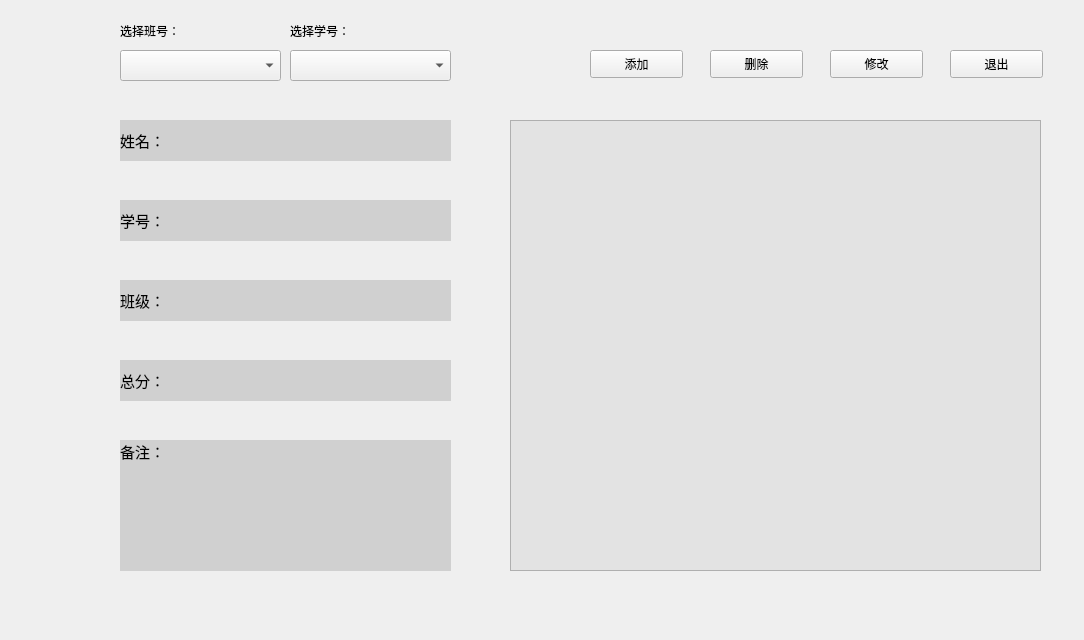
<?xml version="1.0" encoding="UTF-8"?>
<ui version="4.0">
 <class>Search</class>
 <widget class="QWidget" name="Search">
  <property name="geometry">
   <rect>
    <x>0</x>
    <y>0</y>
    <width>1084</width>
    <height>640</height>
   </rect>
  </property>
  <property name="windowTitle">
   <string>信息查询</string>
  </property>
  <widget class="QComboBox" name="GradeComboBox">
   <property name="geometry">
    <rect>
     <x>120</x>
     <y>50</y>
     <width>161</width>
     <height>31</height>
    </rect>
   </property>
  </widget>
  <widget class="QComboBox" name="NumComboBox">
   <property name="geometry">
    <rect>
     <x>290</x>
     <y>50</y>
     <width>161</width>
     <height>31</height>
    </rect>
   </property>
  </widget>
  <widget class="QTableView" name="ShowTable">
   <property name="geometry">
    <rect>
     <x>510</x>
     <y>120</y>
     <width>531</width>
     <height>451</height>
    </rect>
   </property>
   <property name="styleSheet">
    <string notr="true">background-color: rgb(227, 227, 227);</string>
   </property>
  </widget>
  <widget class="QLabel" name="LabName">
   <property name="geometry">
    <rect>
     <x>120</x>
     <y>120</y>
     <width>331</width>
     <height>41</height>
    </rect>
   </property>
   <property name="font">
    <font>
     <pointsize>11</pointsize>
     <weight>50</weight>
     <bold>false</bold>
    </font>
   </property>
   <property name="autoFillBackground">
    <bool>false</bool>
   </property>
   <property name="styleSheet">
    <string notr="true">background-color: rgb(208, 208, 208);</string>
   </property>
   <property name="frameShadow">
    <enum>QFrame::Sunken</enum>
   </property>
   <property name="midLineWidth">
    <number>1</number>
   </property>
   <property name="text">
    <string>姓名：</string>
   </property>
   <property name="scaledContents">
    <bool>false</bool>
   </property>
  </widget>
  <widget class="QLabel" name="LabRemark">
   <property name="geometry">
    <rect>
     <x>120</x>
     <y>440</y>
     <width>331</width>
     <height>131</height>
    </rect>
   </property>
   <property name="font">
    <font>
     <pointsize>11</pointsize>
     <weight>50</weight>
     <bold>false</bold>
    </font>
   </property>
   <property name="autoFillBackground">
    <bool>false</bool>
   </property>
   <property name="styleSheet">
    <string notr="true">background-color: rgb(208, 208, 208);</string>
   </property>
   <property name="frameShadow">
    <enum>QFrame::Sunken</enum>
   </property>
   <property name="midLineWidth">
    <number>1</number>
   </property>
   <property name="text">
    <string>备注：</string>
   </property>
   <property name="scaledContents">
    <bool>false</bool>
   </property>
   <property name="alignment">
    <set>Qt::AlignLeading|Qt::AlignLeft|Qt::AlignTop</set>
   </property>
  </widget>
  <widget class="QLabel" name="LabScore">
   <property name="geometry">
    <rect>
     <x>120</x>
     <y>360</y>
     <width>331</width>
     <height>41</height>
    </rect>
   </property>
   <property name="font">
    <font>
     <pointsize>11</pointsize>
     <weight>50</weight>
     <bold>false</bold>
    </font>
   </property>
   <property name="autoFillBackground">
    <bool>false</bool>
   </property>
   <property name="styleSheet">
    <string notr="true">background-color: rgb(208, 208, 208);</string>
   </property>
   <property name="frameShadow">
    <enum>QFrame::Sunken</enum>
   </property>
   <property name="midLineWidth">
    <number>1</number>
   </property>
   <property name="text">
    <string>总分：</string>
   </property>
   <property name="scaledContents">
    <bool>false</bool>
   </property>
  </widget>
  <widget class="QLabel" name="LabGrade">
   <property name="geometry">
    <rect>
     <x>120</x>
     <y>280</y>
     <width>331</width>
     <height>41</height>
    </rect>
   </property>
   <property name="font">
    <font>
     <pointsize>11</pointsize>
     <weight>50</weight>
     <bold>false</bold>
    </font>
   </property>
   <property name="autoFillBackground">
    <bool>false</bool>
   </property>
   <property name="styleSheet">
    <string notr="true">background-color: rgb(208, 208, 208);</string>
   </property>
   <property name="frameShadow">
    <enum>QFrame::Sunken</enum>
   </property>
   <property name="midLineWidth">
    <number>1</number>
   </property>
   <property name="text">
    <string>班级：</string>
   </property>
   <property name="scaledContents">
    <bool>false</bool>
   </property>
  </widget>
  <widget class="QLabel" name="LabNum">
   <property name="geometry">
    <rect>
     <x>120</x>
     <y>200</y>
     <width>331</width>
     <height>41</height>
    </rect>
   </property>
   <property name="font">
    <font>
     <pointsize>11</pointsize>
     <weight>50</weight>
     <bold>false</bold>
    </font>
   </property>
   <property name="autoFillBackground">
    <bool>false</bool>
   </property>
   <property name="styleSheet">
    <string notr="true">background-color: rgb(208, 208, 208);</string>
   </property>
   <property name="frameShadow">
    <enum>QFrame::Sunken</enum>
   </property>
   <property name="midLineWidth">
    <number>1</number>
   </property>
   <property name="text">
    <string>学号：</string>
   </property>
   <property name="scaledContents">
    <bool>false</bool>
   </property>
  </widget>
  <widget class="QPushButton" name="AlterButton">
   <property name="geometry">
    <rect>
     <x>830</x>
     <y>50</y>
     <width>93</width>
     <height>28</height>
    </rect>
   </property>
   <property name="text">
    <string>修改</string>
   </property>
  </widget>
  <widget class="QPushButton" name="OutButton">
   <property name="geometry">
    <rect>
     <x>950</x>
     <y>50</y>
     <width>93</width>
     <height>28</height>
    </rect>
   </property>
   <property name="text">
    <string>退出</string>
   </property>
  </widget>
  <widget class="QLabel" name="GradeListlabel">
   <property name="geometry">
    <rect>
     <x>120</x>
     <y>20</y>
     <width>81</width>
     <height>21</height>
    </rect>
   </property>
   <property name="text">
    <string>选择班号：</string>
   </property>
  </widget>
  <widget class="QLabel" name="NumListlabel">
   <property name="geometry">
    <rect>
     <x>290</x>
     <y>20</y>
     <width>81</width>
     <height>21</height>
    </rect>
   </property>
   <property name="text">
    <string>选择学号：</string>
   </property>
  </widget>
  <widget class="QPushButton" name="AddButton">
   <property name="geometry">
    <rect>
     <x>590</x>
     <y>50</y>
     <width>93</width>
     <height>28</height>
    </rect>
   </property>
   <property name="text">
    <string>添加</string>
   </property>
  </widget>
  <widget class="QPushButton" name="DelButton">
   <property name="geometry">
    <rect>
     <x>710</x>
     <y>50</y>
     <width>93</width>
     <height>28</height>
    </rect>
   </property>
   <property name="text">
    <string>删除</string>
   </property>
  </widget>
 </widget>
 <resources/>
 <connections/>
</ui>
